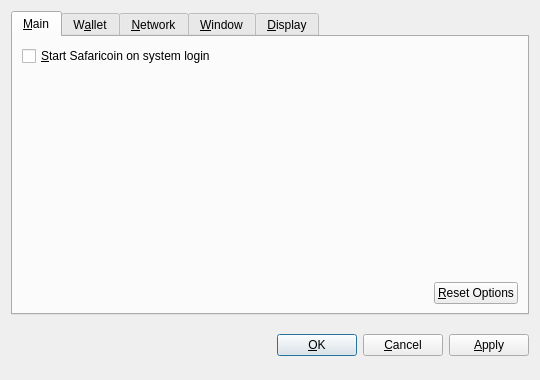
<?xml version="1.0" encoding="UTF-8"?>
<ui version="4.0">
 <class>OptionsDialog</class>
 <widget class="QDialog" name="OptionsDialog">
  <property name="geometry">
   <rect>
    <x>0</x>
    <y>0</y>
    <width>540</width>
    <height>380</height>
   </rect>
  </property>
  <property name="windowTitle">
   <string>Options</string>
  </property>
  <property name="modal">
   <bool>true</bool>
  </property>
  <layout class="QVBoxLayout" name="verticalLayout">
   <item>
    <widget class="QTabWidget" name="tabWidget">
     <property name="tabPosition">
      <enum>QTabWidget::North</enum>
     </property>
     <property name="currentIndex">
      <number>0</number>
     </property>
     <widget class="QWidget" name="tabMain">
      <attribute name="title">
       <string>&amp;Main</string>
      </attribute>
      <layout class="QVBoxLayout" name="verticalLayout_Main">
       <item>
        <widget class="QCheckBox" name="bitcoinAtStartup">
         <property name="toolTip">
          <string>Automatically start Safaricoin after logging in to the system.</string>
         </property>
         <property name="text">
          <string>&amp;Start Safaricoin on system login</string>
         </property>
        </widget>
       </item>
       <item>
        <spacer name="verticalSpacer_Main">
         <property name="orientation">
          <enum>Qt::Vertical</enum>
         </property>
         <property name="sizeHint" stdset="0">
          <size>
           <width>20</width>
           <height>40</height>
          </size>
         </property>
        </spacer>
       </item>
       <item>
        <layout class="QHBoxLayout" name="horizontalLayout_2_Main">
         <item>
          <spacer name="horizontalSpacer_2_Main">
           <property name="orientation">
            <enum>Qt::Horizontal</enum>
           </property>
           <property name="sizeHint" stdset="0">
            <size>
             <width>40</width>
             <height>20</height>
            </size>
           </property>
          </spacer>
         </item>
         <item>
          <widget class="QPushButton" name="resetButton">
           <property name="toolTip">
            <string>Reset all client options to default.</string>
           </property>
           <property name="text">
            <string>&amp;Reset Options</string>
           </property>
           <property name="autoDefault">
            <bool>false</bool>
           </property>
          </widget>
         </item>
        </layout>
       </item>
      </layout>
     </widget>
     <widget class="QWidget" name="tabWallet">
      <attribute name="title">
       <string>W&amp;allet</string>
      </attribute>
      <layout class="QVBoxLayout" name="verticalLayout_Network">
       <item>
        <widget class="QLabel" name="transactionFeeInfoLabel">
         <property name="text">
          <string>Optional transaction fee per kB that helps make sure your transactions are processed quickly. Most transactions are 1 kB.</string>
         </property>
         <property name="textFormat">
          <enum>Qt::PlainText</enum>
         </property>
         <property name="wordWrap">
          <bool>true</bool>
         </property>
        </widget>
       </item>
       <item>
        <layout class="QHBoxLayout" name="horizontalLayout_1_Main">
         <item>
          <widget class="QLabel" name="transactionFeeLabel">
           <property name="text">
            <string>Pay transaction &amp;fee</string>
           </property>
           <property name="textFormat">
            <enum>Qt::PlainText</enum>
           </property>
           <property name="buddy">
            <cstring>transactionFee</cstring>
           </property>
          </widget>
         </item>
         <item>
          <widget class="BitcoinAmountField" name="transactionFee"/>
         </item>
         <item>
          <spacer name="horizontalSpacer_1_Main">
           <property name="orientation">
            <enum>Qt::Horizontal</enum>
           </property>
           <property name="sizeHint" stdset="0">
            <size>
             <width>40</width>
             <height>20</height>
            </size>
           </property>
          </spacer>
         </item>
        </layout>
       </item>
       <item>
        <widget class="QLabel" name="label">
         <property name="text">
          <string>If you disable the spending of unconfirmed change, the change from a transaction cannot be used until that transaction has at least one confirmation. This also affects how your balance is computed.</string>
         </property>
         <property name="wordWrap">
          <bool>true</bool>
         </property>
        </widget>
       </item>
       <item>
        <widget class="QCheckBox" name="spendZeroConfChange">
         <property name="text">
          <string>Spend unconfirmed change  (experts only)</string>
         </property>
        </widget>
       </item>
       <item>
        <spacer name="verticalSpacer">
         <property name="orientation">
          <enum>Qt::Vertical</enum>
         </property>
         <property name="sizeHint" stdset="0">
          <size>
           <width>20</width>
           <height>40</height>
          </size>
         </property>
        </spacer>
       </item>
      </layout>
     </widget>
     <widget class="QWidget" name="tabNetwork">
      <attribute name="title">
       <string>&amp;Network</string>
      </attribute>
      <layout class="QVBoxLayout" name="verticalLayout_Network">
       <item>
        <widget class="QCheckBox" name="mapPortUpnp">
         <property name="toolTip">
          <string>Automatically open the Safaricoin client port on the router. This only works when your router supports UPnP and it is enabled.</string>
         </property>
         <property name="text">
          <string>Map port using &amp;UPnP</string>
         </property>
        </widget>
       </item>
       <item>
        <widget class="QCheckBox" name="connectSocks">
         <property name="toolTip">
          <string>Connect to the Safaricoin network through a SOCKS proxy (e.g. when connecting through Tor).</string>
         </property>
         <property name="text">
          <string>&amp;Connect through SOCKS proxy:</string>
         </property>
        </widget>
       </item>
       <item>
        <layout class="QHBoxLayout" name="horizontalLayout_Network">
         <item>
          <widget class="QLabel" name="proxyIpLabel">
           <property name="text">
            <string>Proxy &amp;IP:</string>
           </property>
           <property name="textFormat">
            <enum>Qt::PlainText</enum>
           </property>
           <property name="buddy">
            <cstring>proxyIp</cstring>
           </property>
          </widget>
         </item>
         <item>
          <widget class="QValidatedLineEdit" name="proxyIp">
           <property name="maximumSize">
            <size>
             <width>140</width>
             <height>16777215</height>
            </size>
           </property>
           <property name="toolTip">
            <string>IP address of the proxy (e.g. 127.0.0.1)</string>
           </property>
          </widget>
         </item>
         <item>
          <widget class="QLabel" name="proxyPortLabel">
           <property name="text">
            <string>&amp;Port:</string>
           </property>
           <property name="textFormat">
            <enum>Qt::PlainText</enum>
           </property>
           <property name="buddy">
            <cstring>proxyPort</cstring>
           </property>
          </widget>
         </item>
         <item>
          <widget class="QLineEdit" name="proxyPort">
           <property name="maximumSize">
            <size>
             <width>55</width>
             <height>16777215</height>
            </size>
           </property>
           <property name="toolTip">
            <string>Port of the proxy (e.g. 9050)</string>
           </property>
          </widget>
         </item>
         <item>
          <widget class="QLabel" name="socksVersionLabel">
           <property name="text">
            <string>SOCKS &amp;Version:</string>
           </property>
           <property name="textFormat">
            <enum>Qt::PlainText</enum>
           </property>
           <property name="buddy">
            <cstring>socksVersion</cstring>
           </property>
          </widget>
         </item>
         <item>
          <widget class="QValueComboBox" name="socksVersion">
           <property name="toolTip">
            <string>SOCKS version of the proxy (e.g. 5)</string>
           </property>
          </widget>
         </item>
         <item>
          <spacer name="horizontalSpacer_Network">
           <property name="orientation">
            <enum>Qt::Horizontal</enum>
           </property>
           <property name="sizeHint" stdset="0">
            <size>
             <width>40</width>
             <height>20</height>
            </size>
           </property>
          </spacer>
         </item>
        </layout>
       </item>
       <item>
        <spacer name="verticalSpacer_Network">
         <property name="orientation">
          <enum>Qt::Vertical</enum>
         </property>
         <property name="sizeHint" stdset="0">
          <size>
           <width>20</width>
           <height>40</height>
          </size>
         </property>
        </spacer>
       </item>
      </layout>
     </widget>
     <widget class="QWidget" name="tabWindow">
      <attribute name="title">
       <string>&amp;Window</string>
      </attribute>
      <layout class="QVBoxLayout" name="verticalLayout_Window">
       <item>
        <widget class="QCheckBox" name="minimizeToTray">
         <property name="toolTip">
          <string>Show only a tray icon after minimizing the window.</string>
         </property>
         <property name="text">
          <string>&amp;Minimize to the tray instead of the taskbar</string>
         </property>
        </widget>
       </item>
       <item>
        <widget class="QCheckBox" name="minimizeOnClose">
         <property name="toolTip">
          <string>Minimize instead of exit the application when the window is closed. When this option is enabled, the application will be closed only after selecting Quit in the menu.</string>
         </property>
         <property name="text">
          <string>M&amp;inimize on close</string>
         </property>
        </widget>
       </item>
       <item>
        <spacer name="verticalSpacer_Window">
         <property name="orientation">
          <enum>Qt::Vertical</enum>
         </property>
         <property name="sizeHint" stdset="0">
          <size>
           <width>20</width>
           <height>40</height>
          </size>
         </property>
        </spacer>
       </item>
      </layout>
     </widget>
     <widget class="QWidget" name="tabDisplay">
      <attribute name="title">
       <string>&amp;Display</string>
      </attribute>
      <layout class="QVBoxLayout" name="verticalLayout_Display">
       <item>
        <layout class="QHBoxLayout" name="horizontalLayout_1_Display">
         <item>
          <widget class="QLabel" name="langLabel">
           <property name="text">
            <string>User Interface &amp;language:</string>
           </property>
           <property name="textFormat">
            <enum>Qt::PlainText</enum>
           </property>
           <property name="buddy">
            <cstring>lang</cstring>
           </property>
          </widget>
         </item>
         <item>
          <widget class="QValueComboBox" name="lang">
           <property name="toolTip">
            <string>The user interface language can be set here. This setting will take effect after restarting Safaricoin.</string>
           </property>
          </widget>
         </item>
        </layout>
       </item>
       <item>
        <layout class="QHBoxLayout" name="horizontalLayout_2_Display">
         <item>
          <widget class="QLabel" name="unitLabel">
           <property name="text">
            <string>&amp;Unit to show amounts in:</string>
           </property>
           <property name="textFormat">
            <enum>Qt::PlainText</enum>
           </property>
           <property name="buddy">
            <cstring>unit</cstring>
           </property>
          </widget>
         </item>
         <item>
          <widget class="QValueComboBox" name="unit">
           <property name="toolTip">
            <string>Choose the default subdivision unit to show in the interface and when sending coins.</string>
           </property>
          </widget>
         </item>
        </layout>
       </item>
       <item>
        <widget class="QCheckBox" name="displayAddresses">
         <property name="toolTip">
          <string>Whether to show Safaricoin addresses in the transaction list or not.</string>
         </property>
         <property name="text">
          <string>&amp;Display addresses in transaction list</string>
         </property>
        </widget>
       </item>
       <item>
        <widget class="QCheckBox" name="coinControlFeatures">
         <property name="toolTip">
          <string>Whether to show coin control features or not.</string>
         </property>
         <property name="text">
          <string>Display coin &amp;control features (experts only!)</string>
         </property>
        </widget>
       </item>
       <item>
        <spacer name="verticalSpacer_Display">
         <property name="orientation">
          <enum>Qt::Vertical</enum>
         </property>
         <property name="sizeHint" stdset="0">
          <size>
           <width>20</width>
           <height>40</height>
          </size>
         </property>
        </spacer>
       </item>
      </layout>
     </widget>
    </widget>
   </item>
   <item>
    <layout class="QHBoxLayout" name="horizontalLayout_Buttons">
     <item>
      <spacer name="horizontalSpacer_1">
       <property name="orientation">
        <enum>Qt::Horizontal</enum>
       </property>
       <property name="sizeHint" stdset="0">
        <size>
         <width>40</width>
         <height>48</height>
        </size>
       </property>
      </spacer>
     </item>
     <item>
      <widget class="QLabel" name="statusLabel">
       <property name="font">
        <font>
         <weight>75</weight>
         <bold>true</bold>
        </font>
       </property>
       <property name="text">
        <string/>
       </property>
       <property name="textFormat">
        <enum>Qt::PlainText</enum>
       </property>
       <property name="wordWrap">
        <bool>true</bool>
       </property>
      </widget>
     </item>
     <item>
      <spacer name="horizontalSpacer_2">
       <property name="orientation">
        <enum>Qt::Horizontal</enum>
       </property>
       <property name="sizeHint" stdset="0">
        <size>
         <width>40</width>
         <height>48</height>
        </size>
       </property>
      </spacer>
     </item>
     <item>
      <widget class="QPushButton" name="okButton">
       <property name="text">
        <string>&amp;OK</string>
       </property>
      </widget>
     </item>
     <item>
      <widget class="QPushButton" name="cancelButton">
       <property name="text">
        <string>&amp;Cancel</string>
       </property>
       <property name="autoDefault">
        <bool>false</bool>
       </property>
      </widget>
     </item>
     <item>
      <widget class="QPushButton" name="applyButton">
       <property name="text">
        <string>&amp;Apply</string>
       </property>
       <property name="autoDefault">
        <bool>false</bool>
       </property>
      </widget>
     </item>
    </layout>
   </item>
  </layout>
 </widget>
 <customwidgets>
  <customwidget>
   <class>BitcoinAmountField</class>
   <extends>QSpinBox</extends>
   <header>bitcoinamountfield.h</header>
  </customwidget>
  <customwidget>
   <class>QValueComboBox</class>
   <extends>QComboBox</extends>
   <header>qvaluecombobox.h</header>
  </customwidget>
  <customwidget>
   <class>QValidatedLineEdit</class>
   <extends>QLineEdit</extends>
   <header>qvalidatedlineedit.h</header>
  </customwidget>
 </customwidgets>
 <resources/>
 <connections/>
</ui>
